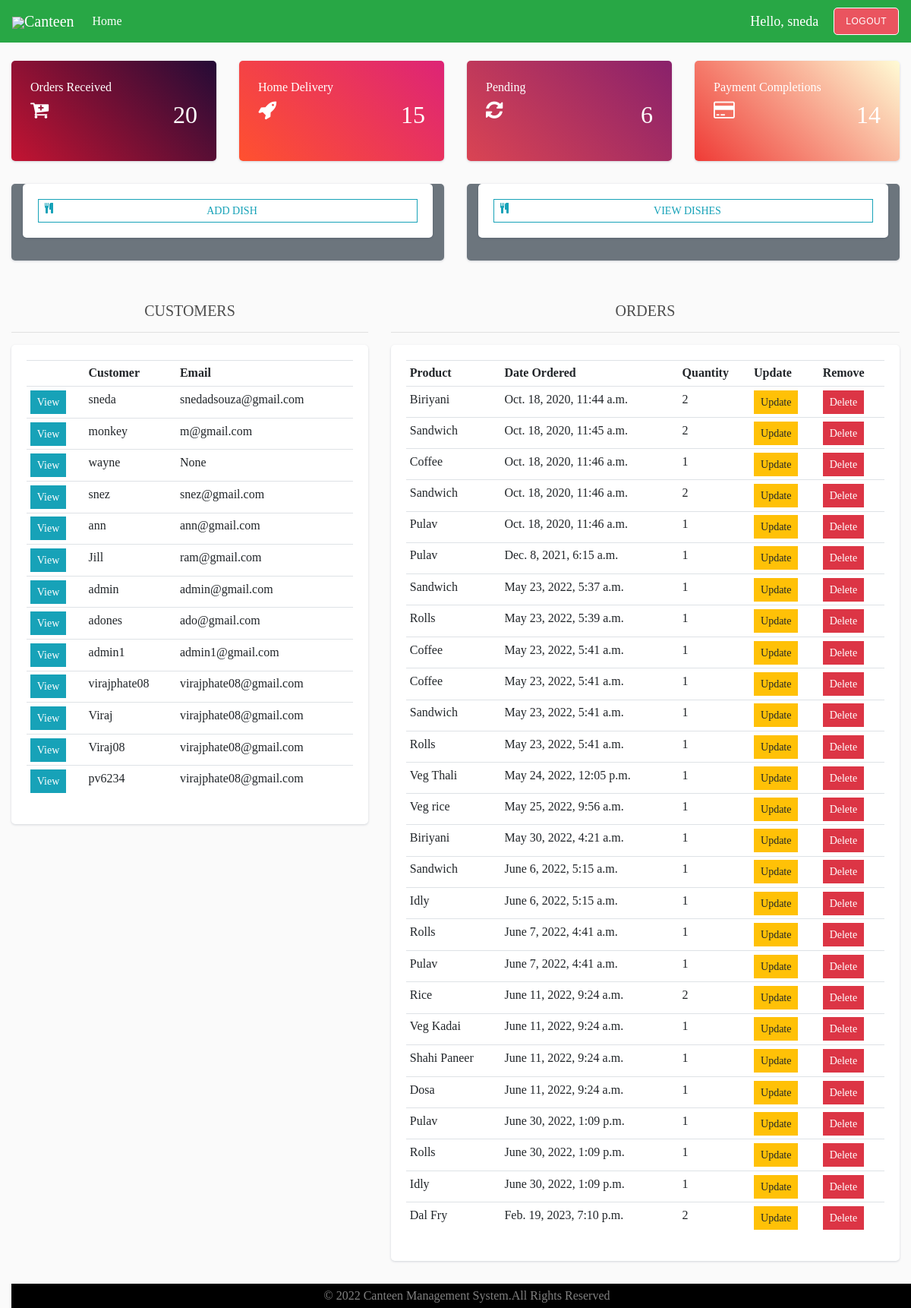
The page /dashboard/ (signed in) on the database its author committed.
### food/models.py (models this page shows, shortened)
class Customer(models.Model):
    user = models.OneToOneField(User, on_delete = models.CASCADE, null = True, blank = True)
    name = models.CharField(max_length = 200, null = True)
    email = models.EmailField(max_length = 200, null = True)

class OrderItem(models.Model):
    product = models.ForeignKey(Product, on_delete=models.SET_NULL, null=True)
    order = models.ForeignKey(Order, on_delete=models.SET_NULL, null=True)
    quantity = models.IntegerField(default=0, null=True, blank=True)
    date_added = models.DateTimeField(auto_now_add=True)

class Product(models.Model):
    CATEGORY = (
        ('Breakfast', 'Breakfast'),
        ('Lunch', 'Lunch'),
        ('Dinner', 'Dinner'),
        ('Todayspl', 'Todays special'),
    )
    name = models.CharField(max_length=200, null=True)
    price = models.DecimalField(max_digits=7, decimal_places=2)
    category = models.CharField(max_length=200, null=True, choices=CATEGORY)
    image = models.ImageField(null=True, blank=True)
    def __str__(self):
        return self.name

### food/decorators.py (the view)
    def wrapper_func(request, *args, **kwargs):
        if not request.user.is_staff:
            return redirect('menu')
        else:
            return view_func(request, *args, **kwargs)

### food/views.py (called while the page is built)
@admin_only
def dashboard(request):
    orders = Order.objects.all()
    orderitems = OrderItem.objects.all()
    customers = Customer.objects.all()
    products = Product.objects.all()
    total_customers = customers.count()
    total_orders = orders.count()
    delivered = orders.filter(home_delivery='Yes').count()
    pending = orders.filter(complete='False').count()
    payment = orders.filter(complete='True').count()
    context = {'orders': orders, 'customers': customers,'orderitems':orderitems,'products':products,'payment':payment,
               'total_customers': total_customers, 'total_orders': total_orders, 'delivered': delivered, 'pending': pending}
    return render(request,'food/dashboard.html',context)

### food/templates/food/dashboard.html (shortened to what this page needs)
{% extends 'food/main.html' %}
{% load static %}
{% block d %}
<br>
<div class="col" class="container">
    <div class="row">
        <div class="col-md-4 col-xl-3">
            <div class="card bg-c-blue order-card">
                <div id="b" class="card-block">
                    <h6 class="m-b-20 r">Orders Received</h6>
                    <h2 class="text-right r"><i class="fa fa-cart-plus f-left"></i><span>{{total_orders}}</span></h2>
                </div>
            </div>
        </div>
        <div class="col-md-4 col-xl-3">
            <div class="card bg-c-green order-card">
                <div class="card-block">
                    <h6 class="m-b-20 r">Home Delivery</h6>
                    <h2 class="text-right r"><i class="fa fa-rocket f-left"></i><span>{{delivered}}</span></h2>
                </div>
            </div>
        </div>
        <div class="col-md-4 col-xl-3">
            <div class="card bg-c-yellow order-card">
                <div class="card-block">
                    <h6 class="m-b-20 r">Pending</h6>
                    <h2 class="text-right r"><i class="fa fa-refresh f-left"></i><span>{{pending}}</span></h2>
                </div>
            </div>
        </div>
        <div class="col-md-4 col-xl-3">
            <div class="card bg-c-pink order-card">
                <div class="card-block">
                    <h6 class="m-b-20 r">Payment Completions</h6>
                    <h2 class="text-right r"><i class="fa fa-credit-card f-left"></i><span>{{payment}}</span></h2>
                </div>
            </div>
        </div>
    </div>
<div class="row">
    <div class="col-sm-6 text-center">
        <div class="card bg-secondary col-md">
            <div class=" card card-body">
            <a href="{% url 'add_product' %}" class="btn btn-sm btn-outline-info"><i class="fa fa-cutlery f-left"></i>ADD DISH</a>
            </div>
        </div>
    </div>
    <div class="col-sm-6 text-center">
        <div class="card bg-secondary col-md">
            <div class=" card card-body">
                <a href="{% url 'view_product' %}" class="btn btn-sm btn-outline-info"><i class="fa fa-cutlery f-left"></i>VIEW DISHES</a>
            </div>
        </div>
    </div>
</div>
<br>
<div class="row">
    <div class="col-md-5">
        <h5 style="text-align: center;">CUSTOMERS</h5>
        <hr>
        <div class="card card-body">
            <table class="table table-sm">
                <tr>
                    <th></th>
                    <th>Customer</th>
                    <th>Email</th>
                </tr>
                {% for customer in customers %}
                <tr>
                    <td><a href="{% url 'customer' customer.id %}" class="btn btn-sm btn-info  ">View</a></td>
                    <td>{{customer.name}}</td>
                    <td>{{customer.email}}</td>
                </tr>
                {% endfor %}
            </table>
        </div>
    </div>
    <div class="col-md-7">
        <h5 style="text-align: center;">ORDERS</h5>
        <hr>
        <div class="card card-body">
            <table class="table table-sm">
                <tr>
                    <th>Product</th>
                    <th>Date Ordered</th>
                    <th>Quantity</th>
                    <th>Update</th>
                    <th>Remove</th>
                </tr>
                {% for order in orders  %}
                {% for orderitem in orderitems %}
                <tr>
                    {% if orderitem.order.id == order.id %}
                    <td>{{orderitem.product}}</td>
                    <td>{{orderitem.date_added}}</td>
                    <td>{{orderitem.quantity}}</td>
                    <td><a class="btn btn-sm btn-warning" href="{% url 'update_order' orderitem.id %}">Update</a></td>
                    <td><a class="btn btn-sm btn-danger" href="{% url 'cancel_order' orderitem.order.id orderitem.id %}">Delete</a></td>
                    {% endif %}
                </tr>
                {% endfor %}
                {% endfor %}
            </table>
        </div>
    </div>
</div>
{% endblock %}

### food/templates/food/main.html (shortened to what this page needs)
<!DOCTYPE html>
{% load static %}
<html lang="en">
  <head>
    <link
      rel="stylesheet"
      href="https://stackpath.bootstrapcdn.com/bootstrap/4.5.2/css/bootstrap.min.css"
    />
    <link href="https://maxcdn.bootstrapcdn.com/font-awesome/4.3.0/css/font-awesome.min.css" rel="stylesheet">
    <link rel="stylesheet" type="text/css" href="{% static 'css/main.css' %}" />
  </head>
  <body>
    <nav class="navbar navbar-expand-lg navbar-dark bg-success">
      {% if not user.is_staff %}
      <a class="navbar-brand" href="{% url 'menu' %}">
        <img src="{% static 'images/logo.jpg' %}" class="img-responsive"/>Canteen</a>
        {% else %}
        <a class="navbar-brand" href="{% url 'dashboard' %}">
          <img src="{% static 'images/logo.jpg' %}" class="img-responsive" />Canteen</a>
        {% endif %}
      <div  class="collapse navbar-collapse" id="navbarSupportedContent">
        <ul  class="navbar-nav mr-auto">
          <li class="nav-item active">
            {% if not user.is_staff %}
            <a class="nav-link" href="{% url 'menu' %}">Home <span class="sr-only">(current)</span></a>
            {% else %}
            <a class="nav-link" href="{% url 'dashboard' %}">Home <span class="sr-only">(current)</span></a>
            {%endif%}
          </li>
        </ul>
        <div class="form-inline my-2 my-lg-0">
          {% if user.is_authenticated %}
          <span class ='msg'>Hello, {{request.user}}</span>
          <a href="{% url 'logout' %}" class="butn my-2 my-sm-0">Logout</a>
          {% else %}
          <a href="{% url 'register' %}" class="butn mr-sm-2">Register</a>
          <a href="{% url 'login' %}" class="butn my-2 my-sm-0">Login</a>
          {% endif %}
        </div>
      </div>
    </nav>
    {% if  user.is_staff %}
        {% block d %}
        {% endblock %}
      {% else %}
          {% block content %}
          {% endblock %}
    {% endif %}
    <footer class="footer">
      <p id="foo">&#169; 2022 Canteen Management System.All Rights Reserved</p>
    </footer>
  </body>
</html>

### static/css/main.css (style rules this page uses)
* { font-family: "Raleway", "Book Antiqua", Palatino, serif; }
body { background-color: hsl(0, 0%, 98%); display: flex; flex-direction: column; height: 100vh; overflow: scroll; }
h1,h2,h3,h4,h5,h6 { color:hsl(0, 0%, 30%); }
.btn { border-radius: 0; }
.img-responsive { height: auto; width: auto; max-height: 40px; max-width: 250px; }
.butn { background-color: #ea545f; border: 1px solid white; border-radius: 5px; color: white; display: inline-block; font: 12px Arial, Helvetica, sans-serif; padding: 10px 15px; text-decoration: none; text-transform: uppercase; letter-spacing: 0.5px; }
.butn, .butn:hover, .butn:focus, .butn:active { color: white; }
.order-card .r { color: white; }
.bg-c-blue { background: linear-gradient(45deg,#c31432,#240b36); }
.bg-c-green { background: linear-gradient(45deg,#FF512F,#DD2476); }
.bg-c-yellow { background: linear-gradient(45deg,#DA4453,#89216B); }
.bg-c-pink { background: linear-gradient(45deg,#EF3B36,#FFFBD5); }
.card { border-radius: 5px; -webkit-box-shadow: 0 1px 2.94px 0.06px rgba(4,26,55,0.16); box-shadow: 0 1px 2.94px 0.06px rgba(4,26,55,0.16); border: none; margin-bottom: 30px; -webkit-transition: all 0.3s ease-in-out; transition: all 0.3s ease-in-out; }
.card .card-block { padding: 25px; }
.order-card i { font-size: 26px; }
.f-left { float: left; }
.footer { width: 100vw; height: 2rem; background: black; margin-top: auto; }
#foo { color: gray; font-size: 1rem; text-align: center; text-transform: capitalize; line-height: 2rem; margin: 0; padding: 0; }

### food/templates/food/main.html (style rules this page uses)
.msg { font-size: 18px; color: #fff; margin-right: 20px; font-family: Raleway; }

### rows shown on the page
Customer: name "sneda", email "snedadsouza@gmail.com"
Customer: name "monkey", email "m@gmail.com"
Customer: name "wayne", email "None"
Customer: name "snez", email "snez@gmail.com"
Customer: name "ann", email "ann@gmail.com"
Customer: name "Jill", email "ram@gmail.com"
Customer: name "admin", email "admin@gmail.com"
Customer: name "adones", email "ado@gmail.com"
Customer: name "admin1", email "admin1@gmail.com"
Customer: name "virajphate08", email "virajphate08@gmail.com"
Customer: name "Viraj", email "virajphate08@gmail.com"
Customer: name "Viraj08", email "virajphate08@gmail.com"
Customer: name "pv6234", email "virajphate08@gmail.com"
OrderItem: product "Biriyani", date_added "Oct. 18, 2020, 11:44 a.m.", quantity "2"
OrderItem: product "Sandwich", date_added "Oct. 18, 2020, 11:45 a.m.", quantity "2"
OrderItem: product "Coffee", date_added "Oct. 18, 2020, 11:46 a.m.", quantity "1"
OrderItem: product "Sandwich", date_added "Oct. 18, 2020, 11:46 a.m.", quantity "2"
OrderItem: product "Pulav", date_added "Oct. 18, 2020, 11:46 a.m.", quantity "1"
OrderItem: product "Pulav", date_added "Dec. 8, 2021, 6:15 a.m.", quantity "1"
OrderItem: product "Sandwich", date_added "May 23, 2022, 5:37 a.m.", quantity "1"
OrderItem: product "Rolls", date_added "May 23, 2022, 5:39 a.m.", quantity "1"
OrderItem: product "Coffee", date_added "May 23, 2022, 5:41 a.m.", quantity "1"
OrderItem: product "Coffee", date_added "May 23, 2022, 5:41 a.m.", quantity "1"
OrderItem: product "Sandwich", date_added "May 23, 2022, 5:41 a.m.", quantity "1"
OrderItem: product "Rolls", date_added "May 23, 2022, 5:41 a.m.", quantity "1"
OrderItem: product "Veg Thali", date_added "May 24, 2022, 12:05 p.m.", quantity "1"
OrderItem: product "Veg rice", date_added "May 25, 2022, 9:56 a.m.", quantity "1"
OrderItem: product "Biriyani", date_added "May 30, 2022, 4:21 a.m.", quantity "1"
OrderItem: product "Sandwich", date_added "June 6, 2022, 5:15 a.m.", quantity "1"
OrderItem: product "Idly", date_added "June 6, 2022, 5:15 a.m.", quantity "1"
OrderItem: product "Rolls", date_added "June 7, 2022, 4:41 a.m.", quantity "1"
OrderItem: product "Pulav", date_added "June 7, 2022, 4:41 a.m.", quantity "1"
OrderItem: product "Rice", date_added "June 11, 2022, 9:24 a.m.", quantity "2"
OrderItem: product "Veg Kadai", date_added "June 11, 2022, 9:24 a.m.", quantity "1"
OrderItem: product "Shahi Paneer", date_added "June 11, 2022, 9:24 a.m.", quantity "1"
OrderItem: product "Dosa", date_added "June 11, 2022, 9:24 a.m.", quantity "1"
OrderItem: product "Pulav", date_added "June 30, 2022, 1:09 p.m.", quantity "1"
OrderItem: product "Rolls", date_added "June 30, 2022, 1:09 p.m.", quantity "1"
OrderItem: product "Idly", date_added "June 30, 2022, 1:09 p.m.", quantity "1"
OrderItem: product "Dal Fry", date_added "Feb. 19, 2023, 7:10 p.m.", quantity "2"

### other values the page prints
{{ request.user }} "sneda"
{{ total_orders }} "20"
{{ delivered }} "15"
{{ pending }} "6"
{{ payment }} "14"
